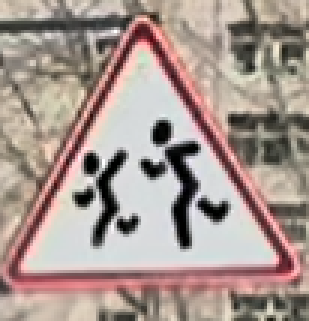
#> input picture templates/child3.png, 103 x 107 px (shown 3 times larger)
$ python -i traffic.py   (imports and definitions only)
#> lines starting #> are read from the running program, lines starting #| are printed output that depends on the picture
#> further down, picture is the input picture: shape (107, 103, 3); mean B, G, R 144.2, 151.2, 167.7
import cv2
import numpy as np
import os
import time
from PIL import Image, ImageDraw, ImageFont

TEMPLATE_DIR = "templates"
FONT_PATH = "DejaVuSans.ttf"

RATIO_THRESH = 0.7
MIN_MATCH_COUNT = 8
RANSAC_THRESH = 3.0
MIN_INLIER_RATIO = 0.30

USE_TRACKER = True
TRACKER_TYPE = "CSRT"

REAL_SIGN_WIDTH_M = 0.60
FOCAL_LENGTH_PX = 620.0

SAVE_DETECTED_FRAMES = False
SAVE_EVERY_DETECTION = False
SHOW_MATCH_WINDOW = False

DISPLAY_MAX_W = 1280
DISPLAY_MAX_H = 720

NMS_IOU_THRESH = 0.35
MAX_TRACK_FAIL = 8


SIGN_CATEGORIES = {
    "20-1.png": "Замын тэмдэг",
    "20-6.png": "Замын тэмдэг",

    "child1.png": "Хүүхэд анхааруулах",
    "child2.png": "Хүүхэд анхааруулах",
    "child3.png": "Хүүхэд анхааруулах",

    "g.png": "Заах",

    "garts11.png": "Явган хүний гарц",
    "garts111.png": "Явган хүний гарц",
    "garts3.png": "Явган хүний гарц",
    "garts4.png": "Явган хүний гарц",
    "garts5.png": "Явган хүний гарц",
    "garts7.png": "Явган хүний гарц",
    "garts8.png": "Явган хүний гарц",
    "garts9.png": "Явган хүний гарц",

    "horigloh10.png": "Хориглох",
    "horigloh11.png": "Хориглох",
    "horigloh5.png": "Хориглох",
    "horigloh6.png": "Хориглох",
    "horigloh7.png": "Хориглох",
    "horigloh9.png": "Хориглох",

    "hurd1.png": "Хурдны хязгаарлалт",
    "hurd2.png": "Хурдны хязгаарлалт",

    "s.png": "Анхааруулах",

    "sur1.png": "Сургууль орчмын бүс",
    "sur2.png": "Сургууль орчмын бүс",
    "sur3.png": "Сургууль орчмын бүс",
    "sur4.png": "Сургууль орчмын бүс",
    "sur5.png": "Сургууль орчмын бүс",
    "sur6.png": "Сургууль орчмын бүс",
    "sur7.png": "Сургууль орчмын бүс",
    "sur8.png": "Сургууль орчмын бүс",

    "t2.png": "Замын тэмдэг",
    "t3.png": "Замын тэмдэг",
    "t4.png": "Замын тэмдэг",
    "t5.png": "Замын тэмдэг",
    "t6.png": "Замын тэмдэг",
    "t7.png": "Замын тэмдэг",
    "t8.png": "Замын тэмдэг",
    "t9.png": "Замын тэмдэг",
    "t10.png": "Замын тэмдэг",
    "t11.png": "Замын тэмдэг",
    "t12.png": "Замын тэмдэг",
    "t13.png": "Замын тэмдэг",
    "t14.png": "Замын тэмдэг",
    "t15.png": "Замын тэмдэг",
    "t16.png": "Замын тэмдэг",
    "t17.png": "Замын тэмдэг",
    "t18.png": "Замын тэмдэг",
    "t19.png": "Замын тэмдэг",
    "t20.png": "Замын тэмдэг",
    "t21.png": "Замын тэмдэг",
    "t22.png": "Замын тэмдэг",
    "t23.png": "Замын тэмдэг",
    "t24.png": "Замын тэмдэг",
    "t25.png": "Замын тэмдэг",
    "t26.png": "Замын тэмдэг",
    "t27.png": "Замын тэмдэг",
}


def get_sign_category(template_name):
    return SIGN_CATEGORIES.get(template_name, "Замын тэмдэг")


# [8 lines left out: function fit_to_screen, not called in this run]


def create_tracker():
    t = TRACKER_TYPE.upper()

    if t == "CSRT":
        if hasattr(cv2, "TrackerCSRT_create"):
            return cv2.TrackerCSRT_create()
        if hasattr(cv2, "legacy") and hasattr(cv2.legacy, "TrackerCSRT_create"):
            return cv2.legacy.TrackerCSRT_create()

    elif t == "KCF":
        if hasattr(cv2, "TrackerKCF_create"):
            return cv2.TrackerKCF_create()
        if hasattr(cv2, "legacy") and hasattr(cv2.legacy, "TrackerKCF_create"):
            return cv2.legacy.TrackerKCF_create()

    if hasattr(cv2, "TrackerCSRT_create"):
        return cv2.TrackerCSRT_create()
    if hasattr(cv2, "legacy") and hasattr(cv2.legacy, "TrackerCSRT_create"):
        return cv2.legacy.TrackerCSRT_create()
    if hasattr(cv2, "TrackerKCF_create"):
        return cv2.TrackerKCF_create()
    if hasattr(cv2, "legacy") and hasattr(cv2.legacy, "TrackerKCF_create"):
        return cv2.legacy.TrackerKCF_create()

    raise RuntimeError("Tracker create function OpenCV дээр олдсонгүй.")


def estimate_distance(
    box_width_px, real_width_m=REAL_SIGN_WIDTH_M, focal_px=FOCAL_LENGTH_PX
):
    if box_width_px <= 0:
        return None
    return (real_width_m * focal_px) / box_width_px


def load_mongolian_font(size=28):
    if not os.path.isfile(FONT_PATH):
        raise FileNotFoundError(f"Font file not found: {FONT_PATH}")
    return ImageFont.truetype(FONT_PATH, size)


def draw_text_pil(
    frame, text, position, font, text_color=(255, 255, 255), bg_color=None, padding=10
):
    frame_rgb = cv2.cvtColor(frame, cv2.COLOR_BGR2RGB)
    pil_img = Image.fromarray(frame_rgb)
    draw = ImageDraw.Draw(pil_img)

    x, y = position
    bbox = draw.textbbox((x, y), text, font=font)
    text_w = bbox[2] - bbox[0]
    text_h = bbox[3] - bbox[1]

    if bg_color is not None:
        draw.rectangle(
            [x - padding, y - padding, x + text_w + padding, y + text_h + padding],
            fill=bg_color,
        )

    draw.text((x, y), text, font=font, fill=text_color)
    return cv2.cvtColor(np.array(pil_img), cv2.COLOR_RGB2BGR)


def draw_top_center_alert(frame, detections):
    if not detections:
        return frame

    dets = []
    for det in detections:
        x, y, w, h = det["bbox"]
        dist = estimate_distance(w)
        if dist is not None:
            dets.append((dist, det))

    if not dets:
        return frame

    nearest_dist, nearest_det = min(dets, key=lambda x: x[0])
    category = get_sign_category(nearest_det["template_name"])
    message = f"{category} тэмдэг {nearest_dist:.1f} м зайд байна!"

    frame_rgb = cv2.cvtColor(frame, cv2.COLOR_BGR2RGB)
    pil_img = Image.fromarray(frame_rgb)
    draw = ImageDraw.Draw(pil_img)

    w_frame, h_frame = pil_img.size

    title_font_size = max(24, int(h_frame * 0.028))
    body_font_size = max(24, int(h_frame * 0.026))

    title_font = ImageFont.truetype(FONT_PATH, title_font_size)
    body_font = ImageFont.truetype(FONT_PATH, body_font_size)

    title = "АНХААР !!!"

    title_bbox = draw.textbbox((0, 0), title, font=title_font)
    title_w = title_bbox[2] - title_bbox[0]

    msg_bbox = draw.textbbox((0, 0), message, font=body_font)
    msg_w = msg_bbox[2] - msg_bbox[0]
    msg_h = msg_bbox[3] - msg_bbox[1]

    box_padding_x = max(18, int(w_frame * 0.02))
    box_padding_y = max(12, int(h_frame * 0.012))

    box_w = msg_w + box_padding_x * 2
    box_h = msg_h + box_padding_y * 2

    top_margin = max(45, int(h_frame * 0.06))
    box_x = (w_frame - box_w) // 2
    box_y = top_margin

    draw.rectangle([box_x, box_y, box_x + box_w, box_y + box_h], fill=(255, 255, 255))
    draw.rectangle(
        [box_x, box_y, box_x + box_w, box_y + box_h], outline=(180, 180, 180), width=2
    )

    title_y = max(8, int(h_frame * 0.015))
    title_x = (w_frame - title_w) // 2
    draw.text((title_x, title_y), title, font=title_font, fill=(255, 0, 0))

    msg_x = (w_frame - msg_w) // 2
    msg_y = box_y + box_padding_y
    draw.text((msg_x, msg_y), message, font=body_font, fill=(40, 40, 40))

    return cv2.cvtColor(np.array(pil_img), cv2.COLOR_RGB2BGR)


def load_templates(template_dir):
#> called with template_dir = 'templates'
    if not os.path.isdir(template_dir):
        raise FileNotFoundError(f"Template folder not found: {template_dir}")

    sift = cv2.SIFT_create()
    templates = []

    allowed_ext = (".png", ".jpg", ".jpeg", ".bmp", ".webp")

    for fname in sorted(os.listdir(template_dir)):
        if not fname.lower().endswith(allowed_ext):
            continue

        path = os.path.join(template_dir, fname)
        img = cv2.imread(path)
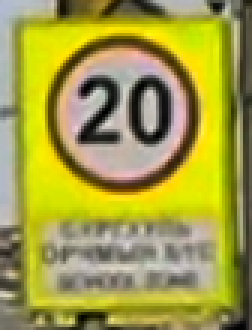
#> input picture templates/20-1.png, 84 x 110 px (shown 3 times larger)
#> img is the input picture: shape (110, 84, 3); mean B, G, R 69.7, 156.7, 162.3

        if img is None:
            print(f"[SKIP] read failed: {fname}")
            continue

        gray = cv2.cvtColor(img, cv2.COLOR_BGR2GRAY)
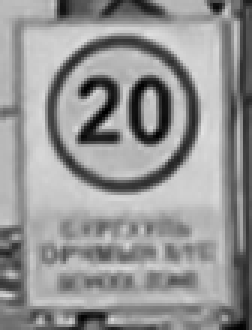
#> gray: shape (110, 84) (shown 3 times larger); min 0, max 226, mean 148.5
        kp, des = sift.detectAndCompute(gray, None)
#> kp = 140 keypoints; strongest (x, y, size): (28, 29, 3.2), (50, 32, 3.3), (50, 41, 3.3), (33, 32, 3.4)

        if des is None or kp is None or len(kp) < 2:
            print(f"[SKIP] feature хангалтгүй: {fname}")
            continue

        templates.append(
            {
                "name": fname,
                "path": path,
                "img": img,
                "gray": gray,
                "kp": kp,
                "des": des,
            }
        )

        print(f"[LOAD] {fname} | keypoints={len(kp)}")
#| [LOAD] 20-1.png | keypoints=140
#> pass 2 of the loop in load_templates, `for fname in sorted(os.listdir(template_dir)):`:
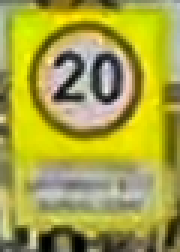
#> input picture templates/20-6.png, 60 x 84 px (shown 3 times larger)
#> in load_templates, img is the input picture: shape (84, 60, 3); mean B, G, R 67.5, 164.2, 167.6
#> in load_templates, `gray = cv2.cvtColor(img, cv2.COLOR_BGR2GRAY)`:
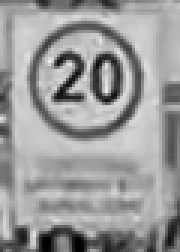
#> gray: shape (84, 60) (shown 3 times larger); min 1, max 238, mean 154.2
#> kp = 98 keypoints; strongest (x, y, size): (19, 20, 2.2), (35, 30, 2), (20, 32, 3.2), (35, 22, 1.9)
#| [LOAD] 20-6.png | keypoints=98
#> pass 3 of the loop in load_templates, `for fname in sorted(os.listdir(template_dir)):`:
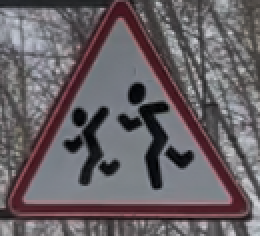
#> input picture templates/child1.png, 130 x 118 px (shown 2 times larger)
#> in load_templates, img is the input picture: shape (118, 130, 3); mean B, G, R 100.7, 96.4, 103.4
#> in load_templates, `gray = cv2.cvtColor(img, cv2.COLOR_BGR2GRAY)`:
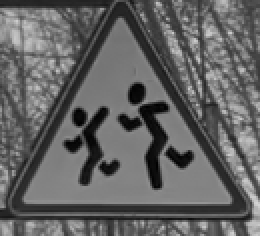
#> gray: shape (118, 130) (shown 2 times larger); min 0, max 212, mean 99
#> kp = 269 keypoints; strongest (x, y, size): (68, 46, 5.8), (91, 80, 5.7), (78, 91, 4.5), (102, 112, 2.8)
#| [LOAD] child1.png | keypoints=269
#> the loop made 4 passes; the first 3 are shown

    if len(templates) == 0:
        raise RuntimeError(
            "Template folder дотор ашиглах боломжтой template олдсонгүй."
        )

    return sift, templates


def detect_with_one_template(frame, kp_f, des_f, template, matcher):
    kp_t = template["kp"]
    des_t = template["des"]
    template_gray = template["gray"]

    debug = {
        "template_name": template["name"],
        "kp_frame": 0 if kp_f is None else len(kp_f),
        "good_matches": 0,
        "inliers": 0,
        "inlier_ratio": 0.0,
        "match_vis": None,
    }

    if des_f is None or kp_f is None or len(kp_f) < 2:
        return None, debug

    matches = matcher.knnMatch(des_t, des_f, k=2)

    good_matches = []
    for pair in matches:
        if len(pair) == 2:
            m, n = pair
            if m.distance < RATIO_THRESH * n.distance:
                good_matches.append(m)

    debug["good_matches"] = len(good_matches)

    if len(good_matches) < MIN_MATCH_COUNT:
        return None, debug

    src_pts = np.float32([kp_t[m.queryIdx].pt for m in good_matches]).reshape(-1, 1, 2)
    dst_pts = np.float32([kp_f[m.trainIdx].pt for m in good_matches]).reshape(-1, 1, 2)

    H, mask = cv2.findHomography(src_pts, dst_pts, cv2.RANSAC, RANSAC_THRESH)

    if H is None or mask is None:
        return None, debug

    inliers = int(mask.sum())
    inlier_ratio = inliers / len(good_matches)

    debug["inliers"] = inliers
    debug["inlier_ratio"] = inlier_ratio

    if inlier_ratio < MIN_INLIER_RATIO:
        return None, debug

    h_t, w_t = template_gray.shape
    corners = np.float32([[0, 0], [w_t, 0], [w_t, h_t], [0, h_t]]).reshape(-1, 1, 2)

    projected = cv2.perspectiveTransform(corners, H)
    x, y, w, h = cv2.boundingRect(np.int32(projected))

    if w < 15 or h < 15:
        return None, debug

    aspect = w / max(h, 1)
    if aspect < 0.4 or aspect > 2.5:
        return None, debug

    detection = {
        "bbox": (x, y, w, h),
        "polygon": np.int32(projected),
        "good_matches": len(good_matches),
        "inliers": inliers,
        "inlier_ratio": inlier_ratio,
        "template_name": template["name"],
        "score": len(good_matches) * inlier_ratio,
    }

    return detection, debug


def compute_iou(boxA, boxB):
    xA = max(boxA[0], boxB[0])
    yA = max(boxA[1], boxB[1])
    xB = min(boxA[0] + boxA[2], boxB[0] + boxB[2])
    yB = min(boxA[1] + boxA[3], boxB[1] + boxB[3])

    inter_w = max(0, xB - xA)
    inter_h = max(0, yB - yA)
    inter_area = inter_w * inter_h

    areaA = max(1, boxA[2] * boxA[3])
    areaB = max(1, boxB[2] * boxB[3])

    union = areaA + areaB - inter_area
    if union <= 0:
        return 0.0

    return inter_area / union


def nms_detections(detections, iou_thresh=0.35):
    if not detections:
        return []

    detections = sorted(detections, key=lambda d: d["score"], reverse=True)
    kept = []

    for det in detections:
        keep = True
        for k in kept:
            if compute_iou(det["bbox"], k["bbox"]) > iou_thresh:
                keep = False
                break
        if keep:
            kept.append(det)

    return kept


def detect_sign_in_frame_multi(frame, sift, templates):
    gray = cv2.cvtColor(frame, cv2.COLOR_BGR2GRAY)
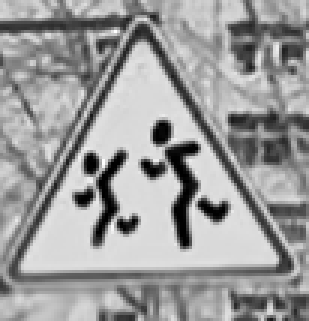
#> gray: shape (107, 103) (shown 3 times larger); min 0, max 255, mean 155.4
    kp_f, des_f = sift.detectAndCompute(gray, None)
#> kp_f = 282 keypoints; strongest (x, y, size): (54, 44, 4.5), (27, 66, 3.6), (30, 54, 3.5), (50, 56, 4)

    debug = {
        "kp_frame": 0 if kp_f is None else len(kp_f),
        "good_matches": 0,
        "inliers": 0,
        "inlier_ratio": 0.0,
        "template_name": "-",
        "match_vis": None,
    }

    if des_f is None or kp_f is None or len(kp_f) < 2:
        return [], debug

    index_params = dict(algorithm=1, trees=5)
    search_params = dict(checks=100)
    matcher = cv2.FlannBasedMatcher(index_params, search_params)

    all_detections = []
    best_debug = debug
#> best_debug = 6 items
    best_score = -1

    for template in templates:
        detection, d = detect_with_one_template(frame, kp_f, des_f, template, matcher)

        if detection is None:
            continue

        all_detections.append(detection)

        score = detection["score"]
        if score > best_score:
            best_score = score
            best_debug = d

    final_detections = nms_detections(all_detections, iou_thresh=NMS_IOU_THRESH)

    if len(final_detections) > 0:
        return final_detections, best_debug

    return [], debug


def draw_detection(frame, detection, font):
    x, y, w, h = detection["bbox"]
    polygon = detection["polygon"]

    cv2.polylines(frame, [polygon], True, (0, 255, 255), 2)
    cv2.rectangle(frame, (x, y), (x + w, y + h), (0, 0, 255), 2)

    cv2.putText(
        frame,
        "ALERT !!!",
        (x, max(30, y - 12)),
        cv2.FONT_HERSHEY_SIMPLEX,
        0.8,
        (0, 0, 255),
        2,
    )

    distance_m = estimate_distance(w)
    if distance_m is not None:
        text = f"{distance_m:.1f} м"
        text_y = y + h + 8
        frame = draw_text_pil(frame, text, (x, text_y), font, text_color=(0, 255, 0))

    return frame


def bbox_to_polygon(bbox):
    x, y, w, h = bbox
    return np.array([[[x, y], [x + w, y], [x + w, y + h], [x, y + h]]], dtype=np.int32)


class MultiTrackerRuntime:
    def __init__(self, template_dir=TEMPLATE_DIR):
        self.sift, self.templates = load_templates(template_dir)
        self.trackers = []
        self.last_saved_frame_idx = -9999
        self.frame_idx = 0
        self.start_time = time.time()
        self.debug = None
        self.need_detection = True
        self.font_small = load_mongolian_font(28)

    def process_frame(self, frame):
        display = frame.copy()
        detections = []

        if self.need_detection:
            detections, self.debug = detect_sign_in_frame_multi(
                frame, self.sift, self.templates
            )

            self.trackers = []
            if len(detections) > 0 and USE_TRACKER:
                for det in detections:
                    try:
                        tr = create_tracker()
                        tr.init(frame, det["bbox"])
                        self.trackers.append(
                            {
                                "tracker": tr,
                                "template_name": det["template_name"],
                                "bbox": det["bbox"],
                                "fail_count": 0,
                            }
                        )
                    except Exception as e:
                        print("Tracker init error:", e)

                self.need_detection = False

        else:
            active_trackers = []
            for item in self.trackers:
                tracker = item["tracker"]
                template_name = item["template_name"]

                ok, bbox = tracker.update(frame)
                if not ok:
                    item["fail_count"] += 1
                    if item["fail_count"] <= MAX_TRACK_FAIL:
                        active_trackers.append(item)
                    continue

                x, y, w, h = [int(v) for v in bbox]
                if w <= 10 or h <= 10:
                    item["fail_count"] += 1
                    if item["fail_count"] <= MAX_TRACK_FAIL:
                        active_trackers.append(item)
                    continue

                item["bbox"] = (x, y, w, h)
                item["fail_count"] = 0

                detection = {
                    "bbox": (x, y, w, h),
                    "polygon": bbox_to_polygon((x, y, w, h)),
                    "good_matches": 0,
                    "inliers": 0,
                    "inlier_ratio": 0.0,
                    "template_name": template_name,
                    "score": 1.0,
                }
                detections.append(detection)
                active_trackers.append(item)

            self.trackers = active_trackers

            if len(self.trackers) == 0:
                self.need_detection = True

        if len(detections) > 0:
            for det in detections:
                display = draw_detection(display, det, self.font_small)
#> this loop made 1 pass
#> pass 1, in draw_text_pil, `frame_rgb = cv2.cvtColor(frame, cv2.COLOR_BGR2RGB)`:
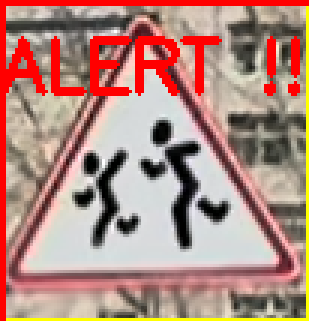
#> frame_rgb: shape (107, 103, 3) (shown 3 times larger); mean R, G, B 177.9, 137.7, 127.4
#> pass 1, in draw_detection, `frame = draw_text_pil(frame, text, (x, text_y), font, text_color=(0, 2..`:
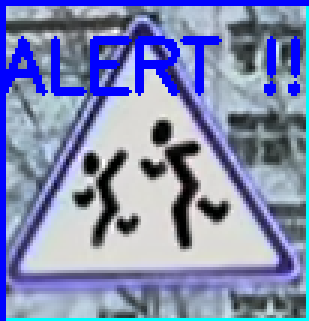
#> frame: shape (107, 103, 3) (shown 3 times larger); mean R, G, B 127.4, 137.7, 177.9

            display = draw_top_center_alert(display, detections)
#> in draw_top_center_alert, `title_bbox = draw.textbbox((0, 0), title, font=title_font)`: title_bbox = (0, 5, 135, 23)
#> in draw_top_center_alert, `title_w = title_bbox[2] - title_bbox[0]`: title_w = 135
#> in draw_top_center_alert, `title_x = (w_frame - title_w) // 2`: title_x = -16
#> in draw_top_center_alert, `return cv2.cvtColor(np.array(pil_img), cv2.COLOR_RGB2BGR)`:
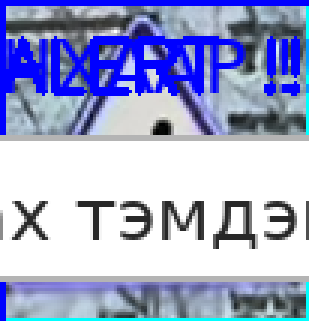
#> returned value: shape (107, 103, 3) (shown 3 times larger); mean R, G, B 161.1, 168.5, 207.8

            if SAVE_DETECTED_FRAMES:
                should_save = False
                if SAVE_EVERY_DETECTION:
                    should_save = True
                else:
                    if self.frame_idx - self.last_saved_frame_idx > 20:
                        should_save = True

                if should_save:
                    save_path = os.path.join(
                        SAVE_DIR, f"detected_{self.frame_idx:05d}.jpg"
                    )
                    cv2.imwrite(save_path, display)
                    self.last_saved_frame_idx = self.frame_idx

        elapsed = time.time() - self.start_time
        fps = (self.frame_idx + 1) / elapsed if elapsed > 0 else 0.0

        cv2.putText(
            display,
            f"Frame: {self.frame_idx}",
            (10, display.shape[0] - 40),
            cv2.FONT_HERSHEY_SIMPLEX,
            0.7,
            (255, 255, 255),
            2,
        )

        cv2.putText(
            display,
            f"FPS: {fps:.1f}",
            (10, display.shape[0] - 10),
            cv2.FONT_HERSHEY_SIMPLEX,
            0.7,
            (255, 255, 255),
            2,
        )
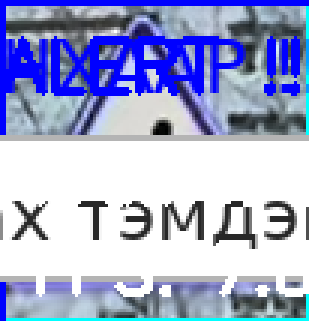
#> display: shape (107, 103, 3) (shown 3 times larger); mean R, G, B 163.7, 171, 209.6

        result = {
            "frame": display,
            "detections": detections,
            "debug": self.debug,
            "fps": fps,
            "trackers": len(self.trackers),
            "frame_idx": self.frame_idx,
        }

        self.frame_idx += 1
        return result


def create_runtime(template_dir=TEMPLATE_DIR):
    return MultiTrackerRuntime(template_dir=template_dir)


def process_frame_with_runtime(runtime, frame):
    return runtime.process_frame(frame)


# [53 lines left out: functions process_video_file, main, not called in this run]


# [2 lines not run here, left out]

>>> import cv2
>>> picture = cv2.imread('templates/child3.png')
>>> result = MultiTrackerRuntime().process_frame(picture)
